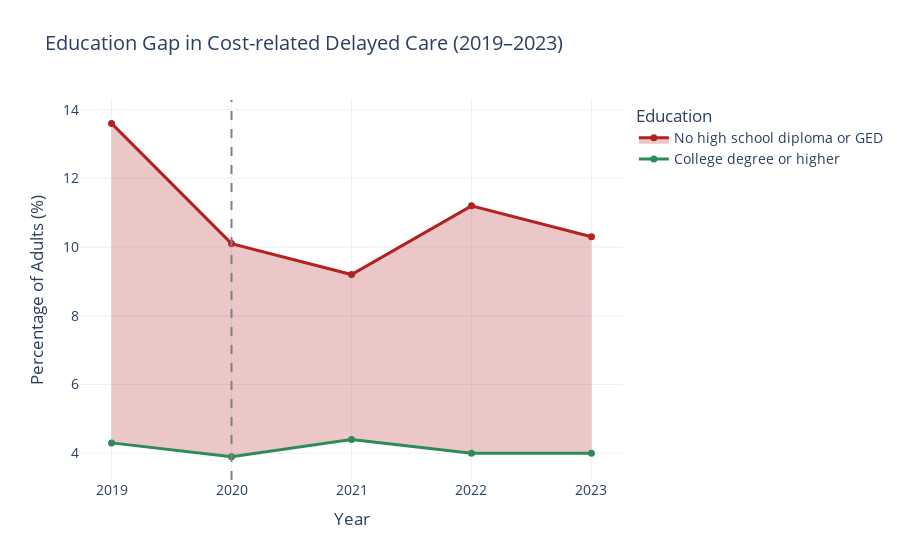

Source (notebook cell):
### Code cell
fig_edu = plot_shaded_gap(
    df=df,
    topic="Did not get needed medical care due to cost",
    group="Education",
    low_label="No high school diploma or GED",
    high_label="College degree or higher",
    title="Education Gap in Cost-related Delayed Care (2019–2023)",
    low_color="firebrick",
    high_color="seagreen"
)

fig_edu.show()

### Figure 1 — Plotly figure (JSON) as saved in the notebook; plotly's stock layout.template omitted (floating-point values rounded to 4 significant figures)
{"data": [{"line": {"color": "seagreen", "width": 3}, "marker": {"size": 7}, "mode": "lines+markers", "name": "College degree or higher", "type": "scatter", "x": [2019, 2020, 2021, 2022, 2023], "y": [4.3, 3.9, 4.4, 4.0, 4.0]}, {"fill": "tonexty", "fillcolor": "rgba(178,34,34,0.25)", "line": {"color": "firebrick", "width": 3}, "marker": {"size": 7}, "mode": "lines+markers", "name": "No high school diploma or GED", "type": "scatter", "x": [2019, 2020, 2021, 2022, 2023], "y": [13.6, 10.1, 9.2, 11.2, 10.3]}], "layout": {"font": {"size": 14}, "hovermode": "x unified", "legend": {"title": {"text": "Education"}}, "shapes": [{"line": {"color": "gray", "dash": "dash"}, "type": "line", "x0": 2020, "x1": 2020, "xref": "x", "y0": 0, "y1": 1, "yref": "y domain"}], "title": {"text": "Education Gap in Cost-related Delayed Care (2019–2023)"}, "xaxis": {"title": {"text": "Year"}}, "yaxis": {"title": {"text": "Percentage of Adults (%)"}}}}
